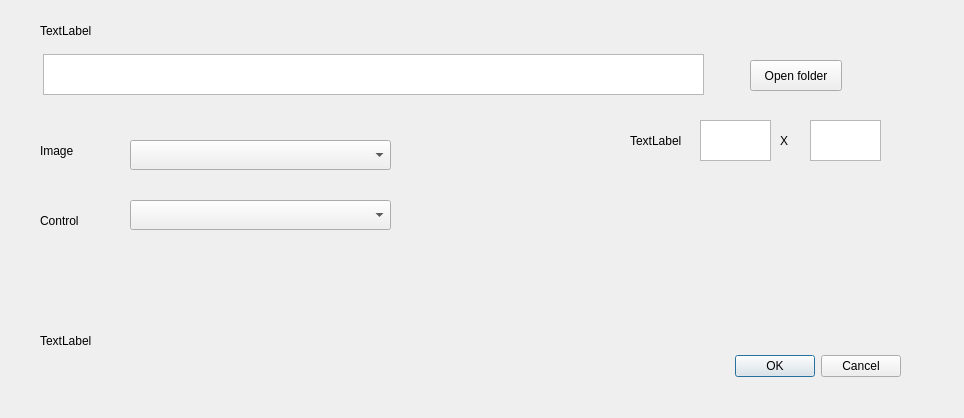
<?xml version="1.0" encoding="UTF-8"?>
<ui version="4.0">
 <class>Config</class>
 <widget class="QDialog" name="Config">
  <property name="geometry">
   <rect>
    <x>0</x>
    <y>0</y>
    <width>964</width>
    <height>418</height>
   </rect>
  </property>
  <property name="windowTitle">
   <string>Dialog</string>
  </property>
  <widget class="QDialogButtonBox" name="buttonBox">
   <property name="geometry">
    <rect>
     <x>560</x>
     <y>350</y>
     <width>341</width>
     <height>32</height>
    </rect>
   </property>
   <property name="orientation">
    <enum>Qt::Horizontal</enum>
   </property>
   <property name="standardButtons">
    <set>QDialogButtonBox::Cancel|QDialogButtonBox::Ok</set>
   </property>
  </widget>
  <widget class="QLabel" name="label">
   <property name="geometry">
    <rect>
     <x>40</x>
     <y>20</y>
     <width>67</width>
     <height>22</height>
    </rect>
   </property>
   <property name="text">
    <string>TextLabel</string>
   </property>
  </widget>
  <widget class="QLabel" name="label_2">
   <property name="geometry">
    <rect>
     <x>40</x>
     <y>140</y>
     <width>67</width>
     <height>22</height>
    </rect>
   </property>
   <property name="text">
    <string>Image</string>
   </property>
  </widget>
  <widget class="QLabel" name="label_3">
   <property name="geometry">
    <rect>
     <x>40</x>
     <y>210</y>
     <width>67</width>
     <height>22</height>
    </rect>
   </property>
   <property name="text">
    <string>Control</string>
   </property>
  </widget>
  <widget class="QLabel" name="label_4">
   <property name="geometry">
    <rect>
     <x>630</x>
     <y>130</y>
     <width>67</width>
     <height>22</height>
    </rect>
   </property>
   <property name="text">
    <string>TextLabel</string>
   </property>
  </widget>
  <widget class="QLabel" name="label_AutoLoadCounter">
   <property name="geometry">
    <rect>
     <x>40</x>
     <y>330</y>
     <width>67</width>
     <height>22</height>
    </rect>
   </property>
   <property name="text">
    <string>TextLabel</string>
   </property>
  </widget>
  <widget class="QPlainTextEdit" name="textEdit_FolderDir">
   <property name="geometry">
    <rect>
     <x>43</x>
     <y>54</y>
     <width>661</width>
     <height>41</height>
    </rect>
   </property>
  </widget>
  <widget class="QPlainTextEdit" name="textEdit_ThumbnailWidth">
   <property name="geometry">
    <rect>
     <x>700</x>
     <y>120</y>
     <width>71</width>
     <height>41</height>
    </rect>
   </property>
  </widget>
  <widget class="QPlainTextEdit" name="textEdit_ThumbnailHeight">
   <property name="geometry">
    <rect>
     <x>810</x>
     <y>120</y>
     <width>71</width>
     <height>41</height>
    </rect>
   </property>
  </widget>
  <widget class="QPushButton" name="button_FolderSelect">
   <property name="geometry">
    <rect>
     <x>750</x>
     <y>60</y>
     <width>92</width>
     <height>31</height>
    </rect>
   </property>
   <property name="text">
    <string>Open folder</string>
   </property>
  </widget>
  <widget class="QLabel" name="label_5">
   <property name="geometry">
    <rect>
     <x>780</x>
     <y>130</y>
     <width>16</width>
     <height>22</height>
    </rect>
   </property>
   <property name="text">
    <string>X</string>
   </property>
  </widget>
  <widget class="QComboBox" name="comboImageWindow">
   <property name="geometry">
    <rect>
     <x>130</x>
     <y>140</y>
     <width>261</width>
     <height>30</height>
    </rect>
   </property>
  </widget>
  <widget class="QComboBox" name="comboControlWindow">
   <property name="geometry">
    <rect>
     <x>130</x>
     <y>200</y>
     <width>261</width>
     <height>30</height>
    </rect>
   </property>
  </widget>
 </widget>
 <resources/>
 <connections>
  <connection>
   <sender>buttonBox</sender>
   <signal>accepted()</signal>
   <receiver>Config</receiver>
   <slot>accept()</slot>
   <hints>
    <hint type="sourcelabel">
     <x>248</x>
     <y>254</y>
    </hint>
    <hint type="destinationlabel">
     <x>157</x>
     <y>274</y>
    </hint>
   </hints>
  </connection>
  <connection>
   <sender>buttonBox</sender>
   <signal>rejected()</signal>
   <receiver>Config</receiver>
   <slot>reject()</slot>
   <hints>
    <hint type="sourcelabel">
     <x>316</x>
     <y>260</y>
    </hint>
    <hint type="destinationlabel">
     <x>286</x>
     <y>274</y>
    </hint>
   </hints>
  </connection>
 </connections>
</ui>
